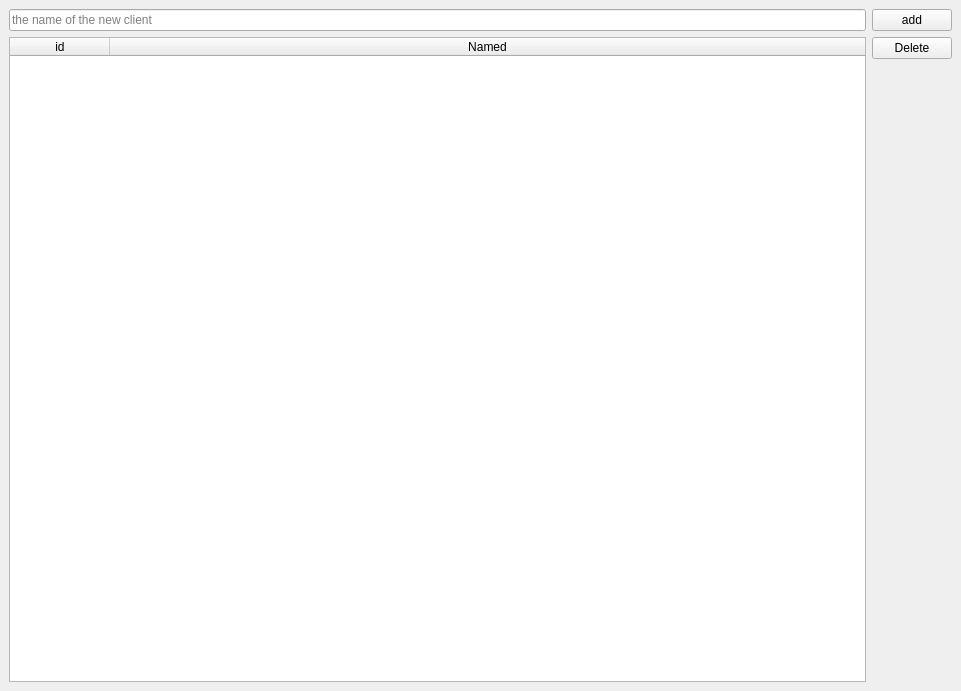
<?xml version="1.0" encoding="UTF-8"?>
<ui version="4.0">
 <class>MainWindow</class>
 <widget class="QMainWindow" name="MainWindow">
  <property name="geometry">
   <rect>
    <x>0</x>
    <y>0</y>
    <width>961</width>
    <height>691</height>
   </rect>
  </property>
  <property name="windowTitle">
   <string>MainWindow</string>
  </property>
  <widget class="QWidget" name="centralwidget">
   <layout class="QVBoxLayout" name="verticalLayout_2">
    <item>
     <layout class="QHBoxLayout" name="horizontalLayout">
      <item>
       <widget class="QLineEdit" name="line_new_group_name">
        <property name="placeholderText">
         <string>the name of the new client</string>
        </property>
       </widget>
      </item>
      <item>
       <widget class="QPushButton" name="btn_add">
        <property name="text">
         <string>add</string>
        </property>
       </widget>
      </item>
     </layout>
    </item>
    <item>
     <layout class="QHBoxLayout" name="horizontalLayout_2">
      <item>
       <widget class="QTableWidget" name="tableWidget">
        <attribute name="horizontalHeaderStretchLastSection">
         <bool>true</bool>
        </attribute>
        <column>
         <property name="text">
          <string>id</string>
         </property>
        </column>
        <column>
         <property name="text">
          <string>Named</string>
         </property>
        </column>
       </widget>
      </item>
      <item>
       <layout class="QVBoxLayout" name="verticalLayout">
        <item>
         <widget class="QPushButton" name="btn_delete">
          <property name="text">
           <string>Delete</string>
          </property>
         </widget>
        </item>
        <item>
         <spacer name="verticalSpacer">
          <property name="orientation">
           <enum>Qt::Vertical</enum>
          </property>
          <property name="sizeHint" stdset="0">
           <size>
            <width>20</width>
            <height>40</height>
           </size>
          </property>
         </spacer>
        </item>
       </layout>
      </item>
     </layout>
    </item>
   </layout>
  </widget>
 </widget>
 <resources/>
 <connections/>
</ui>
